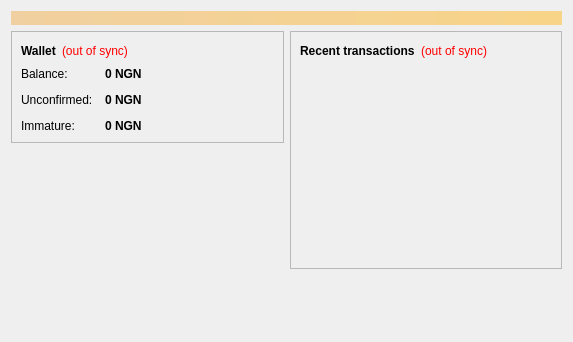
<?xml version="1.0" encoding="UTF-8"?>
<ui version="4.0">
 <class>OverviewPage</class>
 <widget class="QWidget" name="OverviewPage">
  <property name="geometry">
   <rect>
    <x>0</x>
    <y>0</y>
    <width>573</width>
    <height>342</height>
   </rect>
  </property>
  <property name="windowTitle">
   <string>Form</string>
  </property>
  <layout class="QVBoxLayout" name="topLayout">
   <item>
    <widget class="QLabel" name="labelAlerts">
     <property name="visible">
      <bool>false</bool>
     </property>
     <property name="styleSheet">
      <string notr="true">background-color: qlineargradient(x1: 0, y1: 0, x2: 1, y2: 0, stop:0 #F0D0A0, stop:1 #F8D488); color:#000000;</string>
     </property>
     <property name="wordWrap">
      <bool>true</bool>
     </property>
     <property name="margin">
      <number>3</number>
     </property>
    </widget>
   </item>
   <item>
    <layout class="QHBoxLayout" name="horizontalLayout" stretch="1,1">
     <item>
      <layout class="QVBoxLayout" name="verticalLayout_2">
       <item>
        <widget class="QFrame" name="frame">
         <property name="frameShape">
          <enum>QFrame::StyledPanel</enum>
         </property>
         <property name="frameShadow">
          <enum>QFrame::Raised</enum>
         </property>
         <layout class="QVBoxLayout" name="verticalLayout_4">
          <item>
           <layout class="QHBoxLayout" name="horizontalLayout_4">
            <item>
             <widget class="QLabel" name="label_5">
              <property name="font">
               <font>
                <weight>75</weight>
                <bold>true</bold>
               </font>
              </property>
              <property name="text">
               <string>Wallet</string>
              </property>
             </widget>
            </item>
            <item>
             <widget class="QLabel" name="labelWalletStatus">
              <property name="toolTip">
               <string>The displayed information may be out of date. Your wallet automatically synchronizes with the Ngncoin network after a connection is established, but this process has not completed yet.</string>
              </property>
              <property name="styleSheet">
               <string notr="true">QLabel { color: red; }</string>
              </property>
              <property name="text">
               <string notr="true">(out of sync)</string>
              </property>
              <property name="alignment">
               <set>Qt::AlignLeading|Qt::AlignLeft|Qt::AlignVCenter</set>
              </property>
             </widget>
            </item>
            <item>
             <spacer name="horizontalSpacer_2">
              <property name="orientation">
               <enum>Qt::Horizontal</enum>
              </property>
              <property name="sizeHint" stdset="0">
               <size>
                <width>40</width>
                <height>20</height>
               </size>
              </property>
             </spacer>
            </item>
           </layout>
          </item>
          <item>
           <layout class="QFormLayout" name="formLayout_2">
            <property name="fieldGrowthPolicy">
             <enum>QFormLayout::AllNonFixedFieldsGrow</enum>
            </property>
            <property name="horizontalSpacing">
             <number>12</number>
            </property>
            <property name="verticalSpacing">
             <number>12</number>
            </property>
            <item row="0" column="0">
             <widget class="QLabel" name="label">
              <property name="text">
               <string>Balance:</string>
              </property>
             </widget>
            </item>
            <item row="0" column="1">
             <widget class="QLabel" name="labelBalance">
              <property name="font">
               <font>
                <weight>75</weight>
                <bold>true</bold>
               </font>
              </property>
              <property name="cursor">
               <cursorShape>IBeamCursor</cursorShape>
              </property>
              <property name="toolTip">
               <string>Your current balance</string>
              </property>
              <property name="text">
               <string notr="true">0 NGN</string>
              </property>
              <property name="textInteractionFlags">
               <set>Qt::LinksAccessibleByMouse|Qt::TextSelectableByKeyboard|Qt::TextSelectableByMouse</set>
              </property>
             </widget>
            </item>
            <item row="1" column="0">
             <widget class="QLabel" name="label_3">
              <property name="text">
               <string>Unconfirmed:</string>
              </property>
             </widget>
            </item>
            <item row="1" column="1">
             <widget class="QLabel" name="labelUnconfirmed">
              <property name="font">
               <font>
                <weight>75</weight>
                <bold>true</bold>
               </font>
              </property>
              <property name="cursor">
               <cursorShape>IBeamCursor</cursorShape>
              </property>
              <property name="toolTip">
               <string>Total of transactions that have yet to be confirmed, and do not yet count toward the current balance</string>
              </property>
              <property name="text">
               <string notr="true">0 NGN</string>
              </property>
              <property name="textInteractionFlags">
               <set>Qt::LinksAccessibleByMouse|Qt::TextSelectableByKeyboard|Qt::TextSelectableByMouse</set>
              </property>
             </widget>
            </item>
            <item row="2" column="0">
             <widget class="QLabel" name="labelImmatureText">
              <property name="text">
               <string>Immature:</string>
              </property>
             </widget>
            </item>
            <item row="2" column="1">
             <widget class="QLabel" name="labelImmature">
              <property name="font">
               <font>
                <weight>75</weight>
                <bold>true</bold>
               </font>
              </property>
              <property name="toolTip">
               <string>Mined balance that has not yet matured</string>
              </property>
              <property name="text">
               <string notr="true">0 NGN</string>
              </property>
              <property name="textInteractionFlags">
               <set>Qt::LinksAccessibleByMouse|Qt::TextSelectableByKeyboard|Qt::TextSelectableByMouse</set>
              </property>
             </widget>
            </item>
           </layout>
          </item>
         </layout>
        </widget>
       </item>
       <item>
        <spacer name="verticalSpacer">
         <property name="orientation">
          <enum>Qt::Vertical</enum>
         </property>
         <property name="sizeHint" stdset="0">
          <size>
           <width>20</width>
           <height>40</height>
          </size>
         </property>
        </spacer>
       </item>
      </layout>
     </item>
     <item>
      <layout class="QVBoxLayout" name="verticalLayout_3">
       <item>
        <widget class="QFrame" name="frame_2">
         <property name="frameShape">
          <enum>QFrame::StyledPanel</enum>
         </property>
         <property name="frameShadow">
          <enum>QFrame::Raised</enum>
         </property>
         <layout class="QVBoxLayout" name="verticalLayout">
          <item>
           <layout class="QHBoxLayout" name="horizontalLayout_2">
            <item>
             <widget class="QLabel" name="label_4">
              <property name="text">
               <string>&lt;b&gt;Recent transactions&lt;/b&gt;</string>
              </property>
             </widget>
            </item>
            <item>
             <widget class="QLabel" name="labelTransactionsStatus">
              <property name="toolTip">
               <string>The displayed information may be out of date. Your wallet automatically synchronizes with the Ngncoin network after a connection is established, but this process has not completed yet.</string>
              </property>
              <property name="styleSheet">
               <string notr="true">QLabel { color: red; }</string>
              </property>
              <property name="text">
               <string notr="true">(out of sync)</string>
              </property>
              <property name="alignment">
               <set>Qt::AlignRight|Qt::AlignTrailing|Qt::AlignVCenter</set>
              </property>
             </widget>
            </item>
            <item>
             <spacer name="horizontalSpacer">
              <property name="orientation">
               <enum>Qt::Horizontal</enum>
              </property>
              <property name="sizeHint" stdset="0">
               <size>
                <width>40</width>
                <height>20</height>
               </size>
              </property>
             </spacer>
            </item>
           </layout>
          </item>
          <item>
           <widget class="QListView" name="listTransactions">
            <property name="styleSheet">
             <string notr="true">QListView { background: transparent; }</string>
            </property>
            <property name="frameShape">
             <enum>QFrame::NoFrame</enum>
            </property>
            <property name="verticalScrollBarPolicy">
             <enum>Qt::ScrollBarAlwaysOff</enum>
            </property>
            <property name="horizontalScrollBarPolicy">
             <enum>Qt::ScrollBarAlwaysOff</enum>
            </property>
            <property name="selectionMode">
             <enum>QAbstractItemView::NoSelection</enum>
            </property>
           </widget>
          </item>
         </layout>
        </widget>
       </item>
       <item>
        <spacer name="verticalSpacer_2">
         <property name="orientation">
          <enum>Qt::Vertical</enum>
         </property>
         <property name="sizeHint" stdset="0">
          <size>
           <width>20</width>
           <height>40</height>
          </size>
         </property>
        </spacer>
       </item>
      </layout>
     </item>
    </layout>
   </item>
  </layout>
 </widget>
 <resources/>
 <connections/>
</ui>
